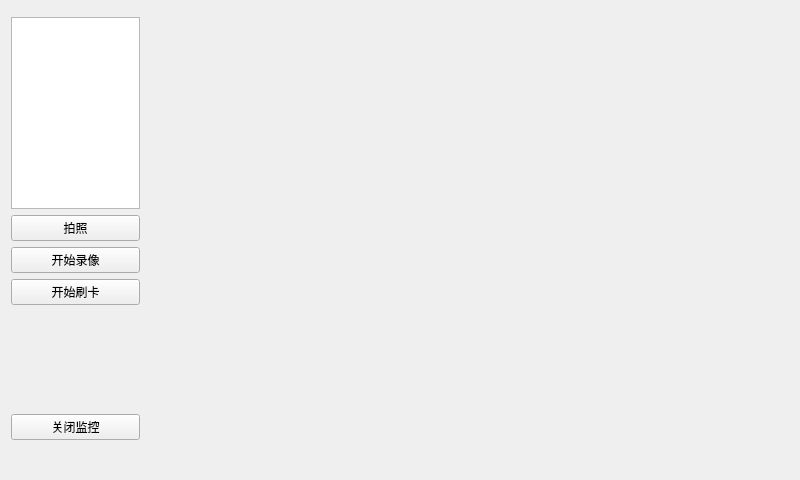
<?xml version="1.0" encoding="UTF-8"?>
<ui version="4.0">
 <class>Widget</class>
 <widget class="QWidget" name="Widget">
  <property name="geometry">
   <rect>
    <x>0</x>
    <y>0</y>
    <width>800</width>
    <height>480</height>
   </rect>
  </property>
  <property name="minimumSize">
   <size>
    <width>800</width>
    <height>480</height>
   </size>
  </property>
  <property name="maximumSize">
   <size>
    <width>800</width>
    <height>480</height>
   </size>
  </property>
  <property name="windowTitle">
   <string>Widget</string>
  </property>
  <widget class="QWidget" name="">
   <property name="geometry">
    <rect>
     <x>0</x>
     <y>0</y>
     <width>151</width>
     <height>451</height>
    </rect>
   </property>
   <layout class="QFormLayout" name="formLayout">
    <item row="0" column="0">
     <layout class="QHBoxLayout" name="horizontalLayout"/>
    </item>
    <item row="1" column="0" colspan="2">
     <widget class="QTableView" name="tableView"/>
    </item>
    <item row="2" column="0" colspan="2">
     <widget class="QPushButton" name="pushButton">
      <property name="text">
       <string>拍照</string>
      </property>
     </widget>
    </item>
    <item row="3" column="0" colspan="2">
     <widget class="QPushButton" name="pushButton_2">
      <property name="text">
       <string>开始录像</string>
      </property>
     </widget>
    </item>
    <item row="4" column="0" colspan="2">
     <widget class="QPushButton" name="pushButtonUART">
      <property name="text">
       <string>开始刷卡</string>
      </property>
     </widget>
    </item>
    <item row="5" column="0">
     <spacer name="verticalSpacer">
      <property name="orientation">
       <enum>Qt::Vertical</enum>
      </property>
      <property name="sizeHint" stdset="0">
       <size>
        <width>20</width>
        <height>40</height>
       </size>
      </property>
     </spacer>
    </item>
    <item row="6" column="0" colspan="2">
     <widget class="QPushButton" name="pushButton_3">
      <property name="text">
       <string>关闭监控</string>
      </property>
     </widget>
    </item>
   </layout>
  </widget>
 </widget>
 <layoutdefault spacing="6" margin="11"/>
 <resources/>
 <connections/>
</ui>
